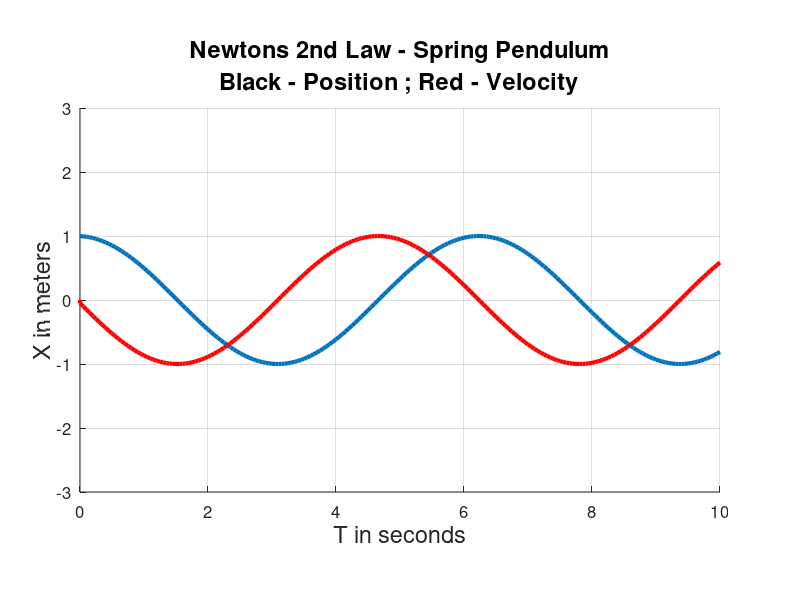

Source code (MATLAB):
%Class: 28.02.18
%Topic: Newtons 2nd Law, exemplified by spring pendulum (oscillation)

%=====preparing window===========================
figure('units','norm','position',[.1 .1 .8 .7],'color',[.9 .9 .9],...
       'name', "Newtons 2nd Law");                                              %Creating Window
a = axes('position',[.1 .1 .8 .8],'color',[1 1 1],'fontsize',[12]);             %Creating Axis
txt = ["Newtons 2nd Law - Spring Pendulum\nBlack - Position ; Red - Velocity"];                                                      %preparing amplitude string
a : title (txt,'fontsize',[17]);                                                %titleing diagram
a : xlabel ("T in seconds",'fontsize',[17]);                                               %labeling y axis
a : ylabel ("X in meters",'fontsize',[17]);                                               %labeling x axis
leg1 = ["asdf"];
leg2 = ["asdfd"];
%a : legend  (leg1,leg2,'option', 'show');
axis('equal',[0 10 -3 3]);                                                      %setting the area of the coodinate system
grid on;                                                                        %turing on the grid in coordinate system
drawnow;                                                                        %drawing the system

%=====setting initial conditions==============
t0=0;                           %initializing time
x=x0=1;                         %setting x to starting position
vx=v0=0;                        %setting initial velocity
dt=.05;                         %setting interval

%=====declaring function for acceleration=========
function ax=funVX(t,x,vx);
  
  k=1;                              %stiffness of spring
  m=1;                              %mass of weight
  a=.5;                            %coefficient of drag
  ax=-k*x/m;                        %acceleration
  %ax=ax+(-a.*vx);                    %dampened by drag
  %ax=ax+.3*x^3;                    %non-linear osc.
  %ax=ax+.3*sin(t);
   
endfunction;

%=====declaring function for velocity=========
function Vx=funX(t,x,vx);
  
  Vx=vx;                        %velocity put into another place
  
endfunction;

%=====loop for time progression and graphing====
for t=0:dt:10;
  
  %---calculating k1---
  k1x=funX(t,x,vx);
  k1Vx=funVX(t,x,vx);
  %---calculating k2---
  k2x=funX(t+dt/2,x+k1x*dt/2,vx+k1Vx*dt/2);
  k2Vx=funVX(t+dt/2,x+k1x*dt/2,vx+k1Vx*dt/2);
  %---calculating k3---
  k3x=funX(t+dt/2,x+k2x*dt/2,vx+k2Vx*dt/2);
  k3Vx=funVX(t+dt/2,x+k2x*dt/2,vx+k2Vx*dt/2);
  %---calculating k4---
  k4x=funX(t+dt,x+k3x*dt,vx+k3Vx*dt);
  k4Vx=funVX(t+dt,x+k3x*dt,vx+k3Vx*dt);
  %---calculating new x---
  x=x+(k1x+2*k2x+2*k3x+k4x)*dt/6;
  %---calculating new vx---
  vx=vx+(k1Vx+2*k2Vx+2*k3Vx+k4Vx)*dt/6;
  %---creating line of t and x---
  line([t0 t],[x0 x],'linewidth',[3]);                %line of x
  line([t0 t],[v0 vx],'linewidth',[3],'color',"red"); %line of vx
  %---storing variables for line drawing---
  t0=t;
  x0=x;
  v0=vx;
    
  %---drawing line---
  drawnow;
  
endfor;